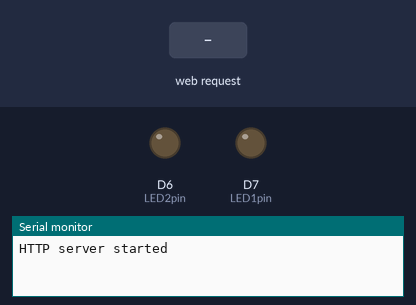
The sketch below on a simulated ESP8266 (NodeMCU). On the bench: output pins drawn as LEDs (lit = HIGH), the last lines printed to the serial monitor. Inputs (shaded band) come from the test bench.

Above: at 1.3 s.
1.4 s: HTTP request GET /led1on received
At 2.5 s:
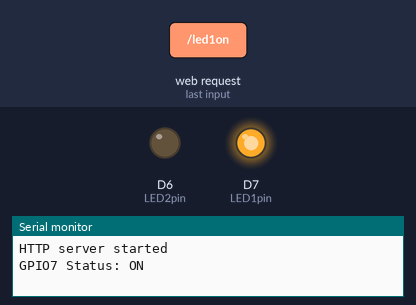
2.9 s: HTTP request GET /led2on received
At 3.6 s:
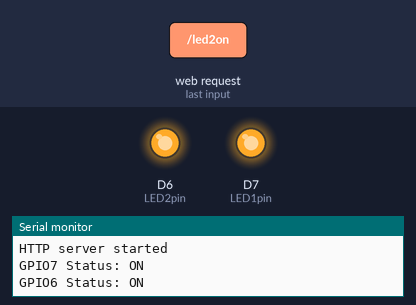
4.4 s: HTTP request GET /led1off received
At 4.8 s:
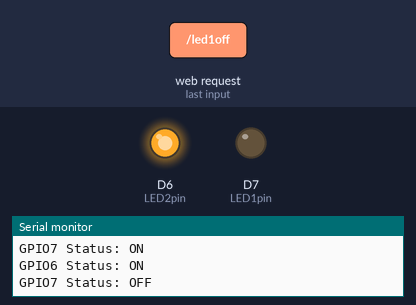
5.9 s: HTTP request GET /led2off received
At 7.1 s:
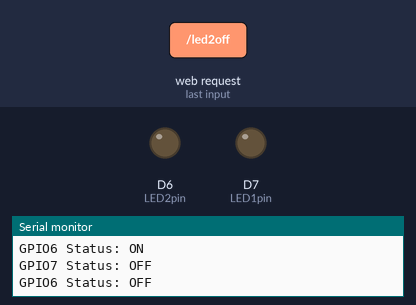
Timing chart, 0 to 8.4 s (numbered marks = the images above; inputs shaded):
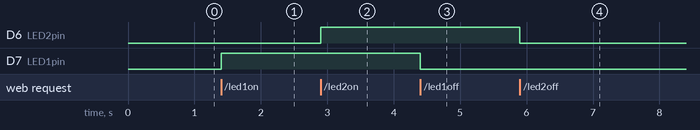

The sketch:

P12.ino
```cpp
/*
  P12- Sample interfacing diagram with relay module
*/

#include <ESP8266WiFi.h>
#include <ESP8266WebServer.h>

/* Put your SSID & Password */
const char* ssid = "Pratham"; // Enter SSID here
const char* password = ""; // Enter Password here

/* Put IP Address details */
IPAddress local_ip(192, 168, 1, 1);
IPAddress gateway(192, 168, 1, 1);
IPAddress subnet(255, 255, 255, 0);

ESP8266WebServer server(80);
uint8_t LED1pin = D7;
bool LED1status = LOW;
uint8_t LED2pin = D6;
bool LED2status = LOW;

void setup() {
  Serial.begin(115200);
  pinMode(LED1pin, OUTPUT);
  pinMode(LED2pin, OUTPUT);
  WiFi.softAP(ssid, password);
  WiFi.softAPConfig(local_ip, gateway, subnet);
  delay(100);

  server.on("/", handle_OnConnect);
  server.on("/led1on", handle_led1on);
  server.on("/led1off", handle_led1off);
  server.on("/led2on", handle_led2on);
  server.on("/led2off", handle_led2off);
  server.onNotFound(handle_NotFound);
  server.begin();

  Serial.println("HTTP server started");
}

void loop() {
  server.handleClient();
  digitalWrite(LED1pin, LED1status ? HIGH : LOW);
  digitalWrite(LED2pin, LED2status ? HIGH : LOW);
}

void handle_OnConnect() {
  LED1status = LOW;
  LED2status = LOW;
  Serial.println("GPIO7 Status: OFF | GPIO6 Status: OFF");
  server.send(200, "text/html", SendHTML(LED1status, LED2status));
}

void handle_led1on() {
  LED1status = HIGH;
  Serial.println("GPIO7 Status: ON");
  server.send(200, "text/html", SendHTML(LED1status, LED2status));
}

void handle_led1off() {
  LED1status = LOW;
  Serial.println("GPIO7 Status: OFF");
  server.send(200, "text/html", SendHTML(LED1status, LED2status));
}

void handle_led2on() {
  LED2status = HIGH;
  Serial.println("GPIO6 Status: ON");
  server.send(200, "text/html", SendHTML(LED1status, LED2status));
}

void handle_led2off() {
  LED2status = LOW;
  Serial.println("GPIO6 Status: OFF");
  server.send(200, "text/html", SendHTML(LED1status, LED2status));
}

void handle_NotFound() {
  server.send(404, "text/plain", "Not found");
}

String SendHTML(uint8_t led1stat, uint8_t led2stat) {
  String ptr = "<!DOCTYPE html><html>\n";
  ptr += "<head><meta name=\"viewport\" content=\"width=device-width, initial-scale=1.0, user-scalable=no\">\n";
  ptr += "<title>LED Control</title>\n";
  ptr += "<style>html { font-family: Helvetica; display: inline-block; margin: 0px auto; text-align: center;}\n";
  ptr += "body{margin-top: 50px;} h1 {color: #444444;margin: 50px auto 30px;} h3 {color: #444444;margin-bottom: 50px;}\n";
  ptr += ".button {display: block;width: 80px;background-color: #1abc9c;border: none;color: white;padding: 13px 30px;text-decoration: none;font-size: 25px;margin: 0px auto 35px;cursor: pointer;border-radius: 4px;}\n";
  ptr += ".button-on {background-color: #1abc9c;}\n";
  ptr += ".button-on:active {background-color: #16a085;}\n";
  ptr += ".button-off {background-color: #34495e;}\n";
  ptr += ".button-off:active {background-color: #2c3e50;}\n";
  ptr += "p {font-size: 14px;color: #888;margin-bottom: 10px;}\n";
  ptr += "</style>\n";
  ptr += "</head>\n";
  ptr += "<body>\n";
  ptr += "<h1>ESP8266 Pratham Web Server</h1>\n";
  ptr += "<h3>Using Access Point(AP) Mode</h3>\n";

  if (led1stat) {
    ptr += "<p>LED1 Status: ON</p><a class=\"button button-off\" href=\"/led1off\">OFF</a>\n";
  } else {
    ptr += "<p>LED1 Status: OFF</p><a class=\"button button-on\" href=\"/led1on\">ON</a>\n";
  }

  if (led2stat) {
    ptr += "<p>LED2 Status: ON</p><a class=\"button button-off\" href=\"/led2off\">OFF</a>\n";
  } else {
    ptr += "<p>LED2 Status: OFF</p><a class=\"button button-on\" href=\"/led2on\">ON</a>\n";
  }

  ptr += "</body>\n";
  ptr += "</html>\n";
  return ptr;
}
```

Measured:
- after the input at 1.4 s, D7 (LED1pin): LOW → HIGH at once
- after the input at 2.9 s, D6 (LED2pin): LOW → HIGH at once
- after the input at 4.4 s, D7 (LED1pin): HIGH → LOW at once
- after the input at 5.9 s, D6 (LED2pin): HIGH → LOW at once
